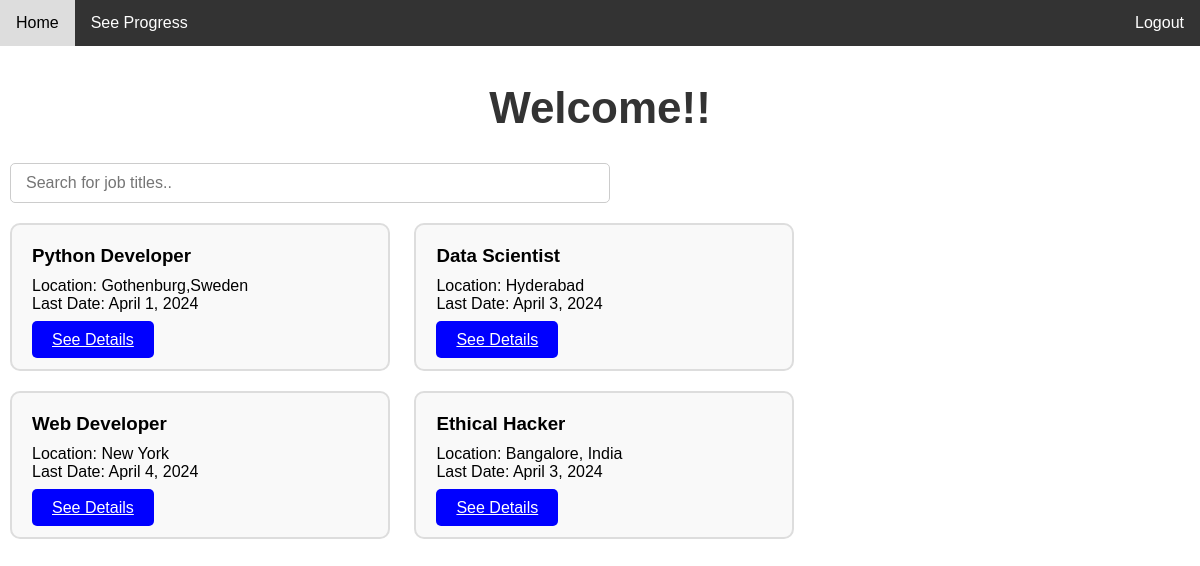
/applicants/applicant.html, run on the app's committed database.
### jobapp/models.py (models this page shows, shortened)
class PostJobs(models.Model):
    user = models.ForeignKey(SignUp, on_delete=models.CASCADE, default=None, blank=True, null=True)
    job_title = models.CharField(max_length=255)
    address = models.TextField()
    salary_low = models.IntegerField()
    salary_high = models.IntegerField()
    last_date = models.DateField()

### jobapp/views.py (the view)
# urls.py: path('applicants/applicant.html',views.applicant,name='applicant'),
def applicant(request):
    jobs = PostJobs.objects.all()
    return render(request,'jobapp/applicants/applicant.html',{'jobs': jobs})

### jobapp/templates/jobapp/applicants/applicant.html (shortened to what this page needs)
<!DOCTYPE html>
<html lang="en">
<head>
</head>
<body>
  <nav>
    <a href="{% url 'applicant' %}">Home</a>
    <a href="{% url 'job_status'%}">See Progress</a>
    <a href="/" class="logout">Logout</a>
</nav>
<h2 class="welcome-heading">Welcome!!</h2>
<input type="text" id="searchInput" onkeyup="filterJobs()" placeholder="Search for job titles..">
<div id="job-cards">
    {% if jobs %}
      {% for job in jobs %}
        <div class="job-card">
          <h3>{{ job.job_title }}</h3>
          <p>Location: {{ job.address }}</p>
          <p>Last Date: {{ job.last_date }}</p><br/>
            <a href="{% url 'job_details' job.id %}" class="details-button">See Details</a>
        </div>
      {% endfor %}
    {% else %}
      <p>No jobs available.</p>
    {% endif %}
  </div>
</body>
</html>

### jobapp/templates/jobapp/applicants/applicant.html (style rules this page uses)
body { margin: 0; font-family: Arial, sans-serif; }
nav { background-color: #333; overflow: hidden; }
nav a { float: left; display: block; color: white; text-align: center; padding: 14px 16px; text-decoration: none; }
.logout { float: right; }
.job-card { border: 2px solid #ddd; border-radius: 10px; padding: 20px; margin: 10px; width: calc(33.33% - 20px); display: inline-block; box-sizing: border-box; vertical-align: top; background-color: #f9f9f9; }
.job-card h3 { margin: 0 0 10px; }
.job-card p { margin: 0; }
.details-button { background-color: blue; color: white; padding: 10px 20px; border: none; border-radius: 5px; cursor: pointer; margin-top: 10px; transition: background-color 0.3s; }
.welcome-heading { font-family: Arial, sans-serif; font-size: 44px; color: #333; margin-bottom: 20px; text-align: center; text-transform: capitalize; }
#searchInput { width: 50%; padding: 10px 30px 10px 15px; margin: 10px; box-sizing: border-box; border: 1px solid #ccc; border-radius: 5px; font-size: 16px; background-image: url('https://cdn.jsdelivr.net/emojione/assets/png/1f50d.png'); background-repeat: no-repeat; background-position: calc(100% - 15px) center; background-size: 20px; }

### data on the page
PostJobs: job_title "Python Developer", address "Gothenburg,Sweden", last_date "April 1, 2024"
PostJobs: job_title "Data Scientist", address "Hyderabad", last_date "April 3, 2024"
PostJobs: job_title "Web Developer", address "New York", last_date "April 4, 2024"
PostJobs: job_title "Ethical Hacker", address "Bangalore, India", last_date "April 3, 2024"
